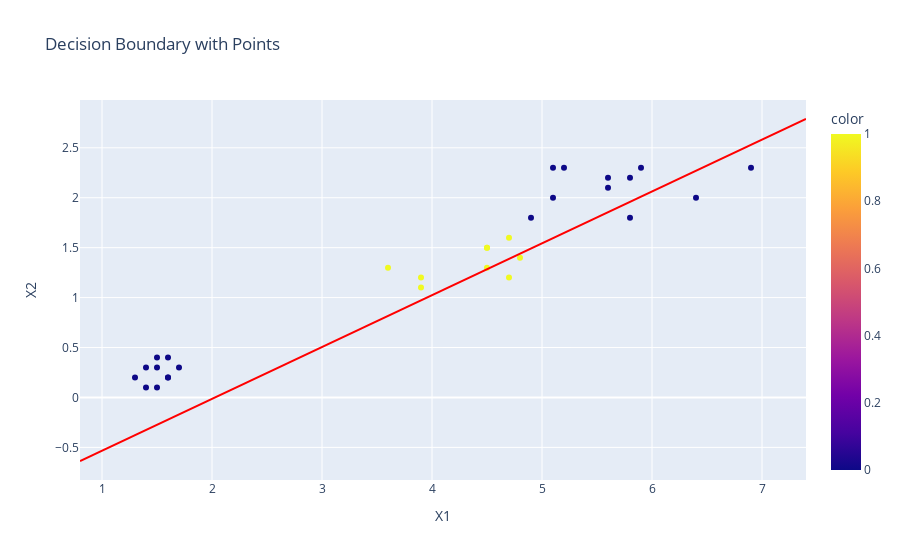

The notebook cell this image was saved under:
### Code cell
boundaries_decision_plotly(model_ver,X_test_ver,y_test_ver)
